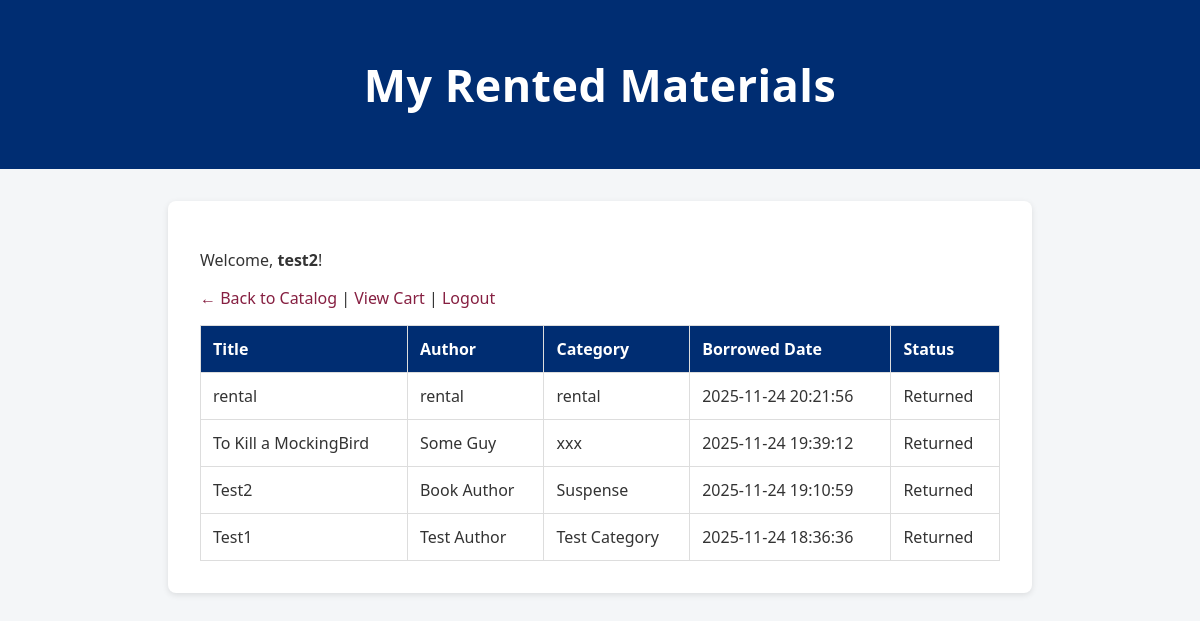
Page /my_rentals.php (signed in) on the committed database.
### tables this page shows
CREATE TABLE `borrowed_materials` (
  `id` int(11) NOT NULL,
  `user_id` int(11) NOT NULL,
  `material_id` int(11) NOT NULL,
  `borrowed_at` datetime DEFAULT CURRENT_TIMESTAMP,
  `returned_at` datetime DEFAULT NULL,
  `borrowed_date` datetime NOT NULL DEFAULT CURRENT_TIMESTAMP,
  `status` varchar(20) NOT NULL DEFAULT 'Pending'
);

CREATE TABLE `materials` (
  `id` int(11) NOT NULL,
  `title` varchar(255) NOT NULL,
  `author` varchar(255) DEFAULT NULL,
  `category` varchar(100) DEFAULT NULL,
  `available` tinyint(1) DEFAULT '1'
);

### public/lib/database_functions.php (called while the page is built, shortened)
<?php
function db_get_user_rentals($userId, $conn) {
    $userId = intval($userId);
    $sql = "
        SELECT
            bm.id AS rental_id,
            bm.borrowed_date,
            bm.status,
            m.id AS material_id,
            m.title,
            m.author,
            m.category
        FROM borrowed_materials bm
        JOIN materials m ON bm.material_id = m.id
        WHERE bm.user_id = $userId
        ORDER BY bm.borrowed_date DESC
    ";
    $result = mysqli_query($conn, $sql);
    $rentals = [];
    while ($row = mysqli_fetch_assoc($result)) {
        $rentals[] = $row;
    }
    return [
        'success' => true,
        'data' => $rentals,
        'message' => 'User rentals retrieved successfully'
    ];
}
?>

### public/my_rentals.php (the view, shortened to what this page needs)
<?php
include 'config.php';
include 'lib/database_functions.php';
$userId = (int)$_SESSION['user']['id'];
$response = db_get_user_rentals($userId, $conn);
$rentals  = [];
if (!empty($response['success'])) {
    $rentals = $response['data'] ?? [];
} else {
    $error = $response['message'] ?? "Error loading your rentals.";
}
?>
<!doctype html>
<html>
<head>
  <link rel="stylesheet" href="css/style.css">
</head>
<body>
<header><h1>My Rented Materials</h1></header>
<div class="container">
  <p>
    Welcome, <strong><?= htmlspecialchars($_SESSION['user']['username']) ?></strong>!
  </p>
  <p>
    <a href="catalog.php">← Back to Catalog</a> |
    <a href="cart.php">View Cart</a> |
    <a href="logout.php">Logout</a>
  </p>
  <?php if (!empty($rentals)): ?>
    <table class="table">
      <tr>
        <th>Title</th>
        <th>Author</th>
        <th>Category</th>
        <th>Borrowed Date</th>
		<th>Status</th>
      </tr>
      <?php foreach ($rentals as $rental): ?>
        <tr>
          <td><?= htmlspecialchars($rental['title']) ?></td>
          <td><?= htmlspecialchars($rental['author']) ?></td>
          <td><?= htmlspecialchars($rental['category']) ?></td>
          <td><?= htmlspecialchars($rental['borrowed_date']) ?></td>
		  <td><?= htmlspecialchars($rental['status']) ?></td>
        </tr>
      <?php endforeach; ?>
    </table>
  <?php else: ?>
    <p>You have not rented any materials yet.</p>
  <?php endif; ?>
</div>
</body>
</html>

### public/css/style.css (style rules this page uses)
:root { --primary-blue: #002D72; --primary-maroon: #861F41; --light-gray: #f4f6f8; --text-dark: #333; --text-light: #fff; }
body { font-family: 'Segoe UI', Arial, sans-serif; background: var(--light-gray); margin: 0; color: var(--text-dark); }
header { background: var(--primary-blue); color: var(--text-light); text-align: center; padding: 1.5rem; font-size: 1.4rem; font-weight: bold; letter-spacing: 0.5px; }
.container { max-width: 800px; margin: 2rem auto; background: #fff; padding: 2rem; border-radius: 8px; box-shadow: 0 2px 6px rgba(0,0,0,0.1); }
.table { width: 100%; border-collapse: collapse; margin-top: 1rem; }
.table th, .table td { border: 1px solid #ddd; padding: 0.75rem; }
.table th { background: var(--primary-blue); color: var(--text-light); text-align: left; }
a { color: var(--primary-maroon); text-decoration: none; font-weight: 500; }
p { margin-top: 1rem; }

### rows in the picture
borrowed_materials: material.title "rental", material.author "rental", material.category "rental", borrowed_date "2025-11-24 20:21:56", status "Returned"
borrowed_materials: material.title "To Kill a MockingBird", material.author "Some Guy", material.category "xxx", borrowed_date "2025-11-24 19:39:12", status "Returned"
borrowed_materials: material.title "Test2", material.author "Book Author", material.category "Suspense", borrowed_date "2025-11-24 19:10:59", status "Returned"
borrowed_materials: material.title "Test1", material.author "Test Author", material.category "Test Category", borrowed_date "2025-11-24 18:36:36", status "Returned"

### other values in the picture
$_SESSION['user']['username'] "test2"
